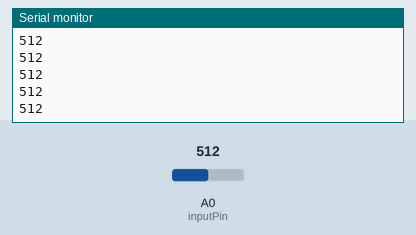
This sketch was run on a simulated Arduino Uno, built with avr-gcc and run on an emulated ATmega328P. On the bench: the last lines printed to the serial monitor. The inputs (shaded band) are chosen by the test bench; at power-on: A0 (inputPin) = 512.

Above: at 1.2 s.
1.3 s: A0 (inputPin) set to 716
At 1.9 s:
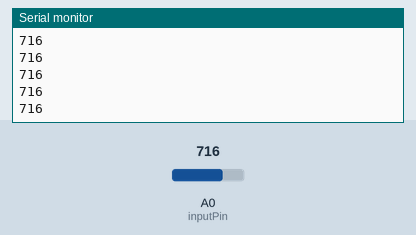
2.8 s: A0 (inputPin) set to 900
At 3.5 s:
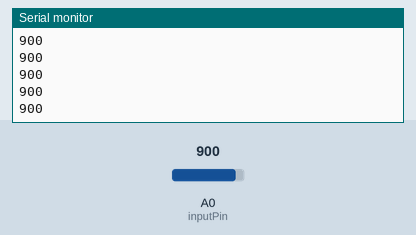
Timing chart, 0 to 5.8 s (numbered marks = the images above; inputs shaded):
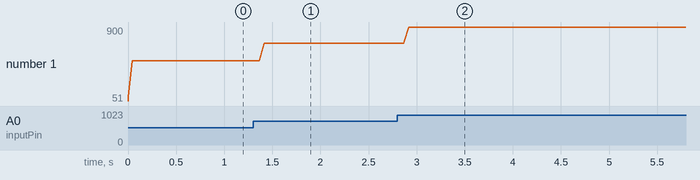

Measured:
- after the input at 1.3 s, the serial monitor: prints a new line after 0.07 s (image 1)
- after the input at 2.8 s, the serial monitor: prints a new line after 0.07 s (image 2)
- plotted number 1: 512 → 716 after the input at 1.3 s, 716 → 900 after the input at 2.8 s

The sketch:

SmoothingLightSensor.ino
```cpp
//SmoothingLightSensor

const int numReadings = 10;
int readings[numReadings];
int readIndex = 0;
int total = 0;
int average = 0;

int inputPin = A0;

void setup() {
  Serial.begin(9600);
  for (int thisReading = 0; thisReading < numReadings; thisReading++)
    readings[thisReading] = 0;

}

void loop() {
  total = total - readings[readIndex];
  readings[readIndex] = analogRead(A0);
  total += readings[readIndex];
  readIndex += 1;

  if(readIndex >= numReadings)
    readIndex = 0;

   //calculate the average
   average = total / numReadings;

   //send it to the serial monitor
   Serial.println(average);
   delay(1); //delay for stability

}
```
